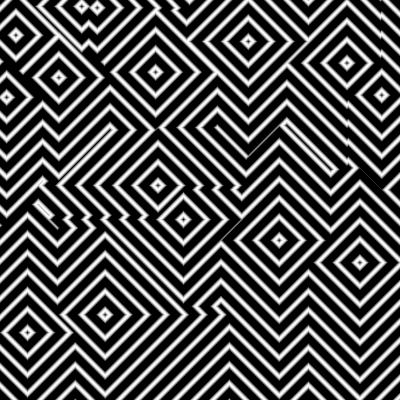
Frame 1 (no input)
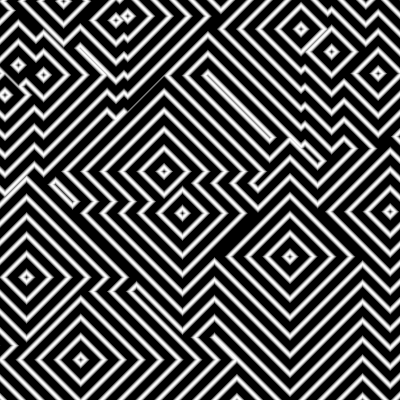
Frame 60 (the mouse pressed at the canvas centre just before this capture)
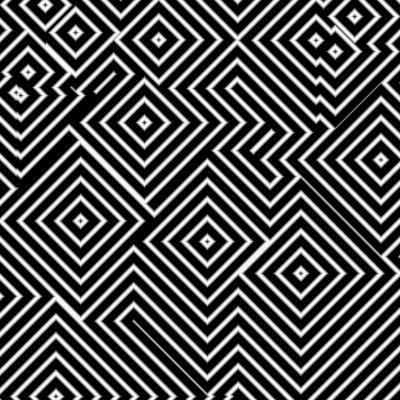
Frame 120 (the mouse held since frame 60 and released just before this capture)

The Processing sketch that drew these frames (run headless with seeded random() and noise(); from frame 60 on, the mouse is pressed at the canvas centre):

// Processing sketch: processing_174996
// ── processing_174996.pde

float[] sX,sY,dX,dY;
float d,z,dMin;
int n;
color c;

void setup() {
  size(400,400);
  setS();
}

void setS() {
  n  = round(random(5,20));
  z  = random(0.1,1.0);
  sX = new float[n];sY = new float[n];
  dX = new float[n];dY = new float[n];
  for(int i=0;i<n;i++){
    sX[i] = random(width);sY[i] = random(height);
    dX[i] = random(-1,1);dY[i] = random(-1,1);
  }
}

void draw() {
  for(int i=0;i<n;i++) {
    sX[i]+=dX[i];
    sY[i]+=dY[i];
    if(sX[i]<0||sX[i]>width) {dX[i]*=-1;}
    if(sY[i]<0||sY[i]>height) {dY[i]*=-1;}
  }
  loadPixels();
  for(int x=0;x<width;x++) {
    for(int y=0;y<height;y++) {
      dMin = sq(width);
      for(int s=0;s<n;s++) {
        d = (abs(sX[s]-x)+abs(sY[s]-y))*z;
        if(d<dMin) {
          dMin = d;
        }
      }
      dMin = sin(dMin);
      if(dMin<0) {c = color(0);} else {c = color(dMin*255);}
      pixels[y*width+x]=c;
    }
  }
  updatePixels();
}

void keyPressed() {
  setS();
}
